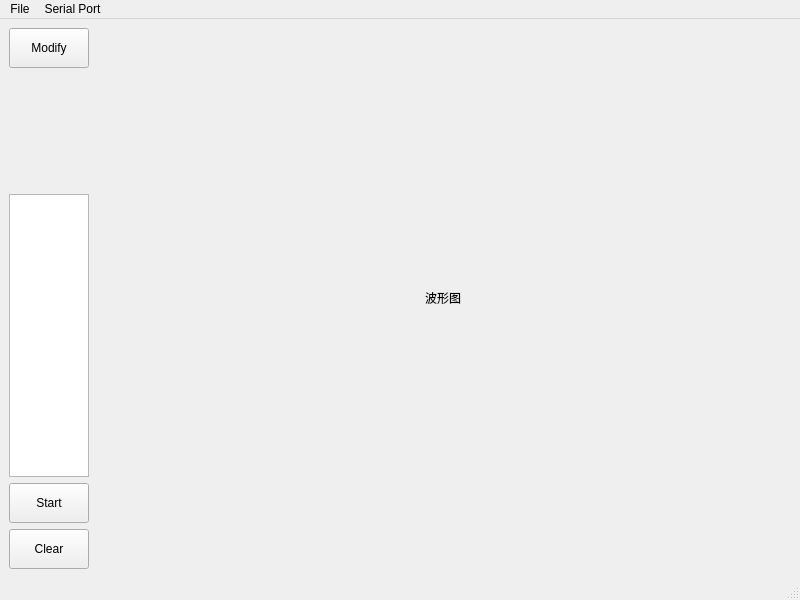
<?xml version="1.0" encoding="UTF-8"?>
<ui version="4.0">
 <class>MainWindow</class>
 <widget class="QMainWindow" name="MainWindow">
  <property name="geometry">
   <rect>
    <x>0</x>
    <y>0</y>
    <width>800</width>
    <height>600</height>
   </rect>
  </property>
  <property name="windowTitle">
   <string>MainWindow</string>
  </property>
  <widget class="QWidget" name="centralwidget">
   <layout class="QHBoxLayout" name="horizontalLayout_2">
    <item>
     <layout class="QVBoxLayout" name="verticalLayout_8">
      <property name="sizeConstraint">
       <enum>QLayout::SetDefaultConstraint</enum>
      </property>
      <item>
       <widget class="QPushButton" name="modifyButton">
        <property name="sizePolicy">
         <sizepolicy hsizetype="Ignored" vsizetype="Fixed">
          <horstretch>0</horstretch>
          <verstretch>0</verstretch>
         </sizepolicy>
        </property>
        <property name="minimumSize">
         <size>
          <width>80</width>
          <height>40</height>
         </size>
        </property>
        <property name="text">
         <string>Modify</string>
        </property>
       </widget>
      </item>
      <item>
       <widget class="QLabel" name="portNameLabel">
        <property name="text">
         <string/>
        </property>
       </widget>
      </item>
      <item>
       <widget class="QLabel" name="BaudRateLabel">
        <property name="text">
         <string/>
        </property>
       </widget>
      </item>
      <item>
       <widget class="QLabel" name="dataBitsLabel">
        <property name="text">
         <string/>
        </property>
       </widget>
      </item>
      <item>
       <widget class="QLabel" name="parityLabel">
        <property name="text">
         <string/>
        </property>
       </widget>
      </item>
      <item>
       <widget class="QLabel" name="stopBitsLabel">
        <property name="text">
         <string/>
        </property>
       </widget>
      </item>
      <item>
       <widget class="QLabel" name="flowControlLabel">
        <property name="text">
         <string/>
        </property>
       </widget>
      </item>
      <item>
       <widget class="QPlainTextEdit" name="dataShow">
        <property name="sizePolicy">
         <sizepolicy hsizetype="Ignored" vsizetype="Expanding">
          <horstretch>0</horstretch>
          <verstretch>0</verstretch>
         </sizepolicy>
        </property>
       </widget>
      </item>
      <item>
       <widget class="QPushButton" name="startButton">
        <property name="minimumSize">
         <size>
          <width>80</width>
          <height>40</height>
         </size>
        </property>
        <property name="text">
         <string>Start</string>
        </property>
       </widget>
      </item>
      <item>
       <widget class="QPushButton" name="clearButton">
        <property name="minimumSize">
         <size>
          <width>80</width>
          <height>40</height>
         </size>
        </property>
        <property name="text">
         <string>Clear</string>
        </property>
       </widget>
      </item>
     </layout>
    </item>
    <item>
     <layout class="QVBoxLayout" name="verticalLayout_6">
      <item>
       <layout class="QHBoxLayout" name="horizontalLayout"/>
      </item>
      <item>
       <widget class="QStackedWidget" name="chartWidget">
        <property name="currentIndex">
         <number>0</number>
        </property>
        <widget class="QWidget" name="page">
         <layout class="QHBoxLayout" name="horizontalLayout_4">
          <item>
           <layout class="QVBoxLayout" name="verticalLayout_2">
            <item>
             <widget class="QLabel" name="label_4">
              <property name="sizePolicy">
               <sizepolicy hsizetype="Fixed" vsizetype="Fixed">
                <horstretch>0</horstretch>
                <verstretch>0</verstretch>
               </sizepolicy>
              </property>
              <property name="text">
               <string>波形图</string>
              </property>
             </widget>
            </item>
            <item>
             <layout class="QVBoxLayout" name="chartLayout"/>
            </item>
           </layout>
          </item>
         </layout>
        </widget>
        <widget class="QWidget" name="page_2">
         <layout class="QHBoxLayout" name="horizontalLayout_3"/>
        </widget>
       </widget>
      </item>
     </layout>
    </item>
   </layout>
  </widget>
  <widget class="QMenuBar" name="menubar">
   <property name="geometry">
    <rect>
     <x>0</x>
     <y>0</y>
     <width>800</width>
     <height>23</height>
    </rect>
   </property>
   <widget class="QMenu" name="menu">
    <property name="title">
     <string>File</string>
    </property>
    <addaction name="select"/>
    <addaction name="clear"/>
   </widget>
   <widget class="QMenu" name="menu1">
    <property name="title">
     <string>Serial Port</string>
    </property>
    <addaction name="actionConnect"/>
    <addaction name="actionDisconnect"/>
    <addaction name="actionConfigure"/>
   </widget>
   <addaction name="menu"/>
   <addaction name="menu1"/>
  </widget>
  <widget class="QStatusBar" name="statusbar"/>
  <action name="select">
   <property name="text">
    <string>Open</string>
   </property>
  </action>
  <action name="clear">
   <property name="text">
    <string>Clear</string>
   </property>
  </action>
  <action name="actionConnect">
   <property name="text">
    <string>Connect</string>
   </property>
  </action>
  <action name="actionDisconnect">
   <property name="text">
    <string>Disconnect</string>
   </property>
  </action>
  <action name="actionConfigure">
   <property name="text">
    <string>Configure</string>
   </property>
  </action>
 </widget>
 <resources/>
 <connections/>
</ui>
